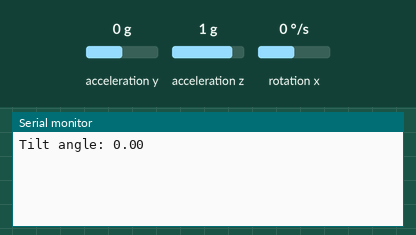
Recording of a sketch running on a simulated Arduino Uno, built with avr-gcc and run on an emulated ATmega328P. On the bench: the last lines printed to the serial monitor. The test bench sets the inputs (shaded band); at power-on: acceleration y 0 g, acceleration z 1 g, rotation x 0 °/s.

Above: at 1.2 s.
1.3 s: acceleration y set to -1.4 g
At 2.6 s:
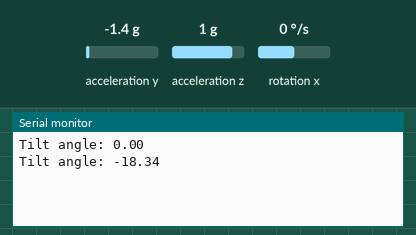
2.8 s: acceleration z set to -1.4 g
At 3.6 s:
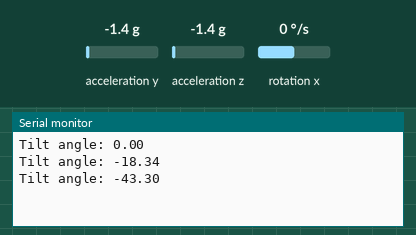
4.3 s: rotation x set to -192 °/s
At 5.8 s:
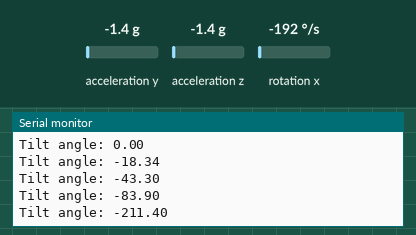
Timing chart, 0 to 7.3 s (numbered marks = the images above; inputs shaded):
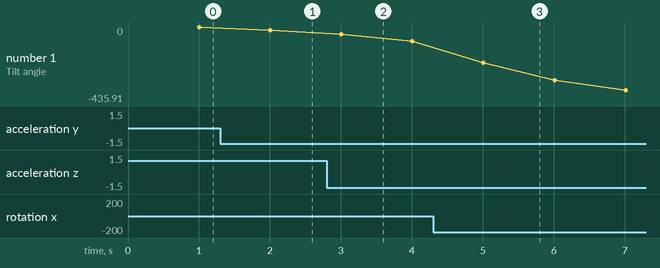

Measured:
- after the input at 1.3 s, the serial monitor: prints a new line after 0.70 s (image 1)
- after the input at 2.8 s, the serial monitor: prints a new line after 0.20 s (image 2)
- after the input at 4.3 s, the serial monitor: prints a new line after 0.70 s (image 3)
- plotted number 1: 0 → -18.34 after the input at 1.3 s, -18.34 → -83.9 after the input at 2.8 s, -83.9 → -435.91 after the input at 4.3 s

The sketch:

angle_of_inclination_complementary.ino
```cpp
#include <Wire.h>
#include <I2Cdev.h>
#include <MPU6050.h>
#include <math.h>

MPU6050 mpu(0x68); // I2C address (0x68 is default)

int16_t accY, accZ, gyroX;
float accAngle = 0;
float gyroAngle = 0;
float currentAngle = 0;
float prevAngle = 0;

float alpha = 0.9938; // complementary filter weight
float dt = 0.01; // sample time in seconds (10 ms)
unsigned long prevTime = 0;

void setup() {
  Serial.begin(9600);
  Wire.begin();
  mpu.initialize();
  // apply offsets
	  mpu.setYAccelOffset(-493);
	  mpu.setZAccelOffset(857);
	  mpu.setXGyroOffset(132);
}

void loop() {
  accY = mpu.getAccelerationY();
  accZ = mpu.getAccelerationZ();
  gyroX= mpu.getRotationX();
  accAngle = atan2(accY, accZ) * RAD_TO_DEG; // calculate angle from accelerometer
  float gyroRate = map(gyroX, -32768, 32767, -250, 250); // degrees/sec
  gyroAngle += gyroRate * dt; // calculate angle from gyroscope
  // combine with complementary filter
  currentAngle = alpha * (prevAngle + gyroRate * dt) + (1 - alpha) * accAngle;
  prevAngle = currentAngle;
  // wait 1 second before printing
  if (millis() - prevTime >= 1000) {
    Serial.print("Tilt angle: ");
    Serial.println(currentAngle);
    prevTime = millis();
  }
  delay(10); // 10 ms sampling
}
```
